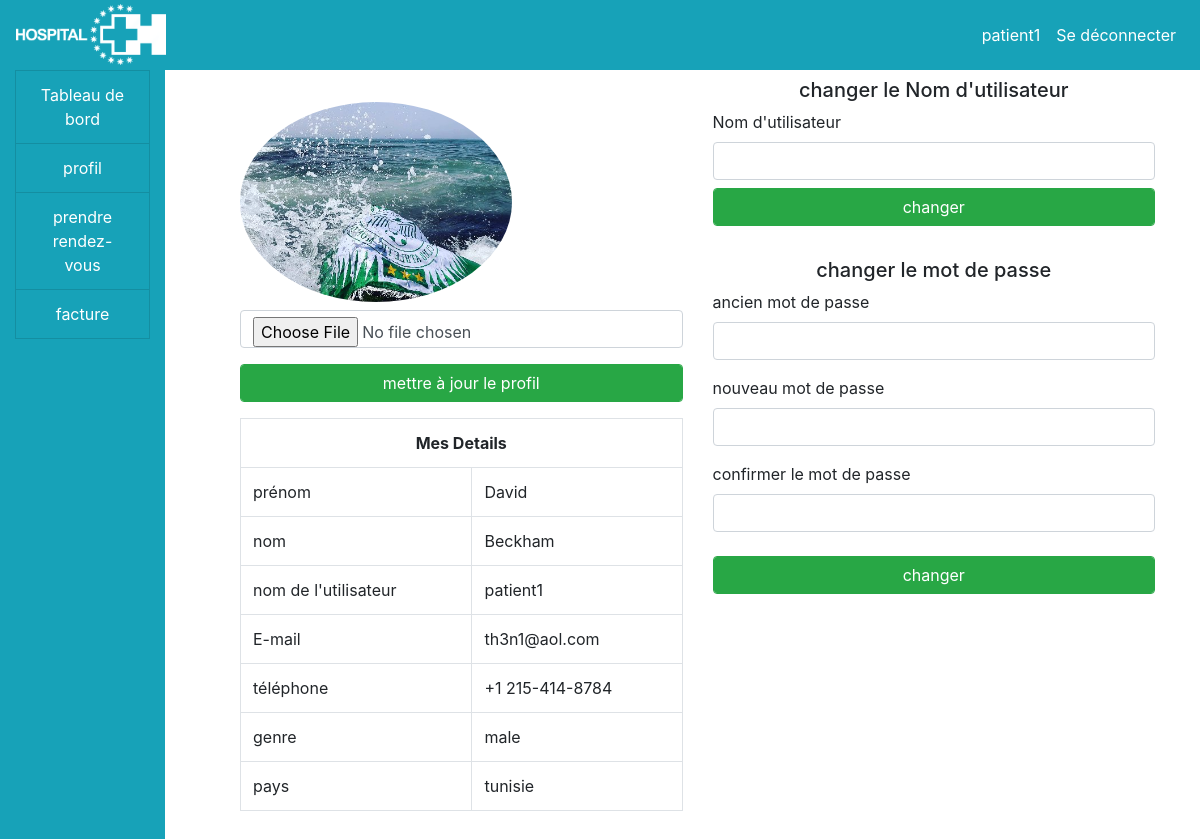
Page /hospital/patient/profile.php (signed in) on the committed database.
### tables this page shows
CREATE TABLE `patients` (
  `id` int(11) NOT NULL,
  `firstname` varchar(100) NOT NULL,
  `lastname` varchar(100) NOT NULL,
  `username` varchar(100) NOT NULL,
  `email` varchar(100) NOT NULL,
  `phone` varchar(100) NOT NULL,
  `gender` varchar(100) NOT NULL,
  `country` varchar(100) NOT NULL,
  `password` varchar(100) NOT NULL,
  `date_reg` varchar(100) NOT NULL,
  `profile` varchar(100) NOT NULL
);

### hospital/patient/profile.php (the view, shortened to what this page needs)
<!DOCTYPE html>
<html>
<head>
	<link rel="stylesheet" type="text/css" href="css/patient.css">
</head>
<body>
	<?php
		include("../include/header.php");
		include("../include/connection.php");
	 ?>
	 <div class="container-fluid">
	 	<div class="col-md-12">
	 		<div class="row">
	 			<div class="col-md-2">
	 				<?php
	 					include("side_nav.php");
	 					$patient = $_SESSION['patient'];
	 					$result = $dbh->query("SELECT * FROM patients WHERE username='$patient'");
	 					$row = $result->fetch()
	 				 ?>
	 			</div>
	 			<div class="col-md-10">
	 				<div class="col-md-12">
	 					<div class="row">
	 						<div class="col-md-6">
	 						<h5 class="text-white text-center">MON PROFIL</h5>
	 						<form method="post" enctype="multipart/form-data">
	 							<?php
	 								echo "<img src='img/".$row['profile']."' style='height:200px;' id='pat_pic'>";
	 							?>
	 							<input type="file" name="img" class="form-control my-2">
	 							<input type="submit" name="upload" class="btn btn-success form-control my-2" value="mettre à jour le profil">
	 						</form>
	 						<table class="table table-bordered my-2">
	 							<tr>
	 								<th colspan="2" class="text-center">Mes Details</th>
	 							</tr>
	 							<tr>
	 								<td>prénom</td>
	 								<td><?php echo $row['firstname']; ?></td>
	 							</tr>
	 							<tr>
	 								<td>nom</td>
	 								<td><?php echo $row['lastname']; ?></td>
	 							</tr>
	 							<tr>
	 								<td>nom de l'utilisateur</td>
	 								<td><?php echo $row['username']; ?> </td>
	 							</tr>
	 							<tr>
	 								<td>E-mail</td>
	 								<td><?php echo $row['email']; ?></td>
	 							</tr>
	 							<tr>
	 								<td>téléphone</td>
	 								<td><?php echo $row['phone']; ?></td>
	 							</tr>
	 							<tr>
	 								<td>genre</td>
	 								<td><?php echo $row['gender']; ?></td>
	 							</tr>
	 							<tr>
	 								<td>pays</td>
	 								<td><?php echo $row['country']; ?></td>
	 							</tr>
	 						</table>
	 					</div>
	 					<div class="col-md-6 my-2">
	 						<h5 class="text-center">changer le Nom d'utilisateur</h5>
	 						<form method="post">
	 							<label>Nom d'utilisateur</label>
	 							<input type="text" name="uname" class="form-control">
	 							<input type="submit" name="change_username" class="form-control btn btn-success my-2" value="changer">
	 						</form>
	 						<br>
	 						<h5 class="text-center">changer le mot de passe</h5>
	 						<form method="post">
	 							<div class="form-group">
	 								<label>ancien mot de passe</label>
	 								<input type="password" name="old_pass" class="form-control">
	 							</div>
	 							<div class="form-group">
	 								<label>nouveau mot de passe</label>
	 								<input type="password" name="new_pass" class="form-control">
	 							</div>
	 							<div class="form-group">
	 								<label>confirmer le mot de passe</label>
	 								<input type="password" name="conf_pass" class="form-control">
	 							</div>
	 							<input type="submit" name="change_pass" class="form-control btn btn-success my-2" value="changer">
	 						</form>
	 					</div>
	 					</div>
	 				</div>
	 			</div>
	 		</div>
	 	</div>
	 </div>
</body>
</html>

### hospital/patient/css/patient.css (style rules this page uses)
#pat_pic { height:200px; border-radius: 50%; }

### rows in the picture
patients: profile (picture), firstname "David", lastname "Beckham", username "patient1", email "th3n1@aol.com", phone "+1 215-414-8784", gender "male", country "tunisie"

### other values in the picture
$user "patient1"
